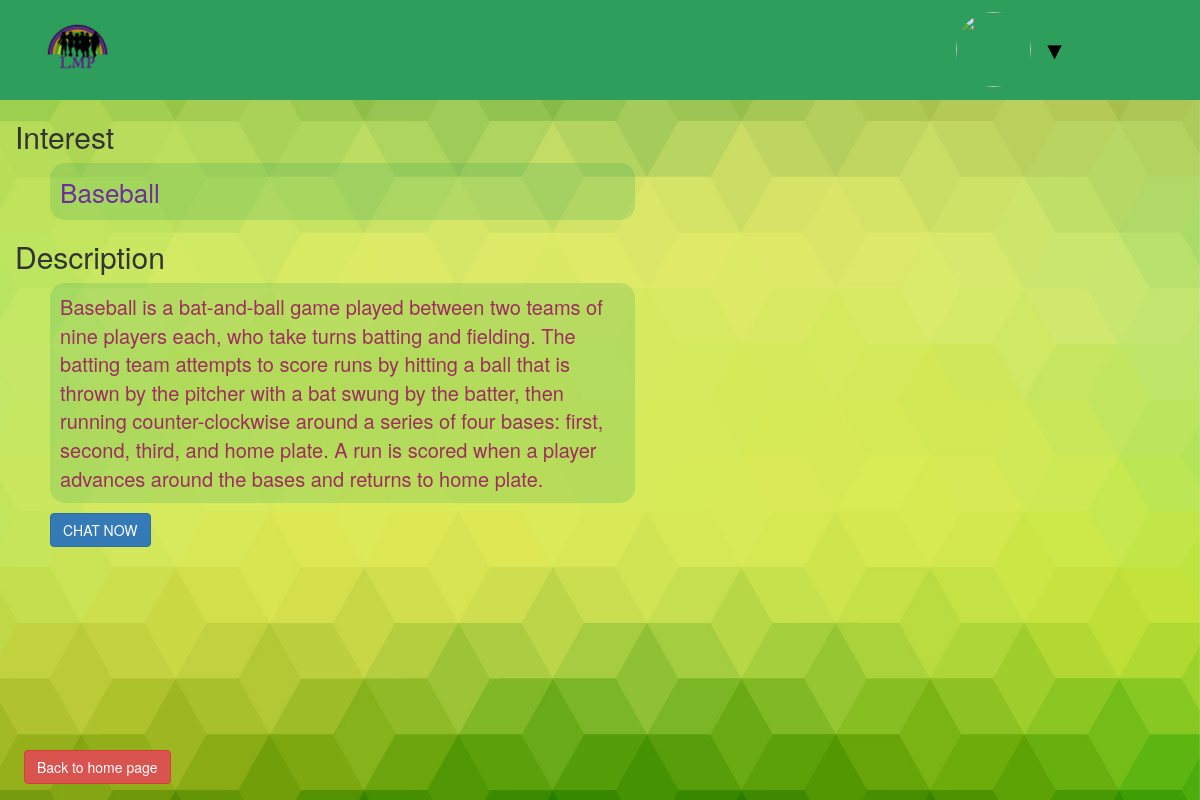
/interest/Baseball/, run on the app's committed database.
### interests/models.py (models this page shows, shortened)
class Interest(models.Model):
	name = models.CharField(max_length=100)
	description = models.TextField(blank=True)
	users = models.ManyToManyField(User)
	url = models.CharField(max_length=200)

### default/views.py (the view)
# urls.py: url(r'^interest/(?P<interest_name_url>\w+)/$', views.interest, name='interest'),
def interest(request, interest_name_url):
	interest_name = interest_name_url.replace('_', ' ')
	interest = Interest.objects.filter(name=interest_name).values('name', 'description')
	context = {
		'interest': interest,
	}
	return render(request, 'default/interest.html', context)

### default/templates/default/interest.html (shortened to what this page needs)
{% extends 'base.html' %}
{% load static %}
{% block content %}
<div id="navbar" class="col-lg-12">
	<div class="col-lg-2">
		<a href="/"><img class="logo" src="{% static 'images/logo.png' %}" alt=""></a>
	</div>
	<div class="col-lg-5">
	</div>
	<div class="col-lg-5">
		<div class="col-lg-6 text-right">
		</div>
		<div class="col-lg-2">
			{% if user.userprofile.avatar == '' %}
				<img class="avatar" src="{% static 'images/default_avatar.png' %}" alt="">
			{% else %}
				<img class="avatar" src="/media/{{ user.userprofile.avatar }}" alt="">
			{% endif %}
		</div>
		<div class="col-lg-4 text-left dropdown">
			<img class="dropbtn" src="{% static 'images/triangle.png' %}" alt="">
		</div>
	</div>
</div>
<div class="container-fluid">
	<div class="row">
		<div class="col-lg-12">
			{% for item in interest %}
				<h2>Interest</h2>
				<p class="int-name">{{ item.name }}</p>
				<h2>Description</h2>
				<p class="int-description">{{ item.description }}</p>
			{% endfor %}
				<a href="/chat/" class="btn btn-primary btn-chat">CHAT NOW</a>
		</div>
	</div>
</div>
<a href="/" class="btn btn-danger back-home">Back to home page</a>
{% endblock %}

### static/css/global.css (style rules this page uses)
html, body { height: 100%; background: url(/static/images/bg.jpg) no-repeat center center; -webkit-background-size: cover; -moz-background-size: cover; -o-background-size: cover; background-size: cover; }
#navbar { background-color: #2e9e5c; height: 100px; }
.logo { width: 60%; }
.avatar { margin-top: 12px; height: 75px; width: 75px; -webkit-border-radius: 50%; -moz-border-radius: 50%; border-radius: 50%; }
.dropbtn { margin-top: 45px; margin-left: 15px; cursor: pointer; width: 15px; height: 15px; }
.dropdown { position: relative; display: inline-block; }
.back-home { position: absolute; bottom: 2%; left: 2%; }
.int-name { background: rgba(46, 158, 92, 0.2); border-radius: 15px; color: #6f2e9e; font-size: 26px; margin-left: 3%; padding: 10px; width: 50%; }
.int-description { background: rgba(46, 158, 92, 0.2); border-radius: 15px; color: #9e2e5d; font-size: 20px; margin-left: 3%; padding: 10px; width: 50%; }
.btn-chat { margin-left: 3%; }

### data on the page
Interest: name "Baseball", description "Baseball is a bat-and-ball game played between two teams of nine players each, who take turns batting and fielding. The batting team attempts to score runs by hitting a ball that is thrown by the pitcher with a bat swung by the batter, then running counter-clockwise around a series of four bases: first, second, third, and home plate. A run is scored when a player advances around the bases and returns to home plate."
